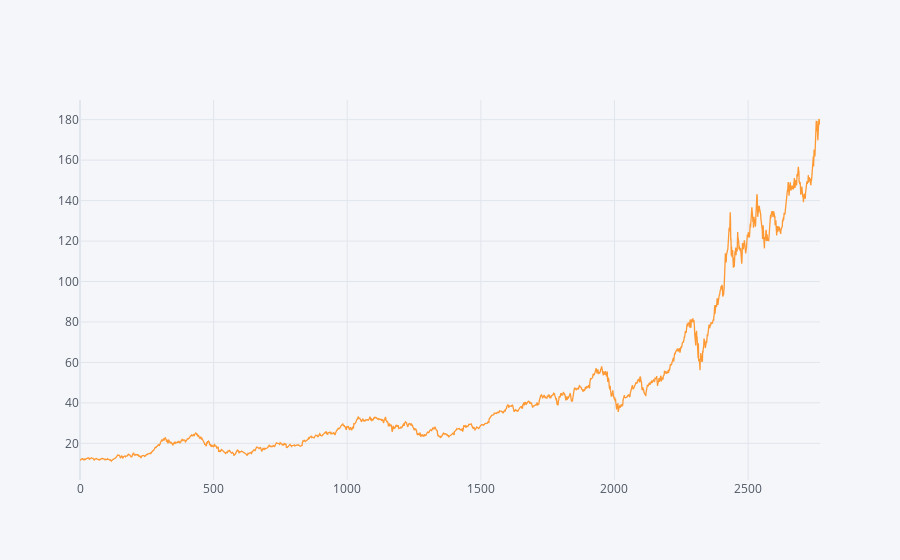

The cell this chart's notebook holds for it:
### Code cell
plt.figure(figsize=(15,6))
df['Close'].iplot()

### Figure 1 — Plotly figure (JSON) as saved in the notebook; plotly's stock layout.template omitted (floating-point values rounded to 4 significant figures; data arrays with more than 128 entries replaced by an {"elided": "..."} marker saying what was removed)
{"data": [{"line": {"color": "rgba(255, 153, 51, 1.0)", "dash": "solid", "shape": "linear", "width": 1.3}, "mode": "lines", "name": "Close", "text": "", "type": "scatter", "x": {"elided": "2770 int values"}, "y": {"elided": "2770 float values"}}], "layout": {"legend": {"bgcolor": "#F5F6F9", "font": {"color": "#4D5663"}}, "paper_bgcolor": "#F5F6F9", "plot_bgcolor": "#F5F6F9", "title": {"font": {"color": "#4D5663"}}, "xaxis": {"gridcolor": "#E1E5ED", "showgrid": true, "tickfont": {"color": "#4D5663"}, "title": {"font": {"color": "#4D5663"}, "text": ""}, "zerolinecolor": "#E1E5ED"}, "yaxis": {"gridcolor": "#E1E5ED", "showgrid": true, "tickfont": {"color": "#4D5663"}, "title": {"font": {"color": "#4D5663"}, "text": ""}, "zerolinecolor": "#E1E5ED"}}}
